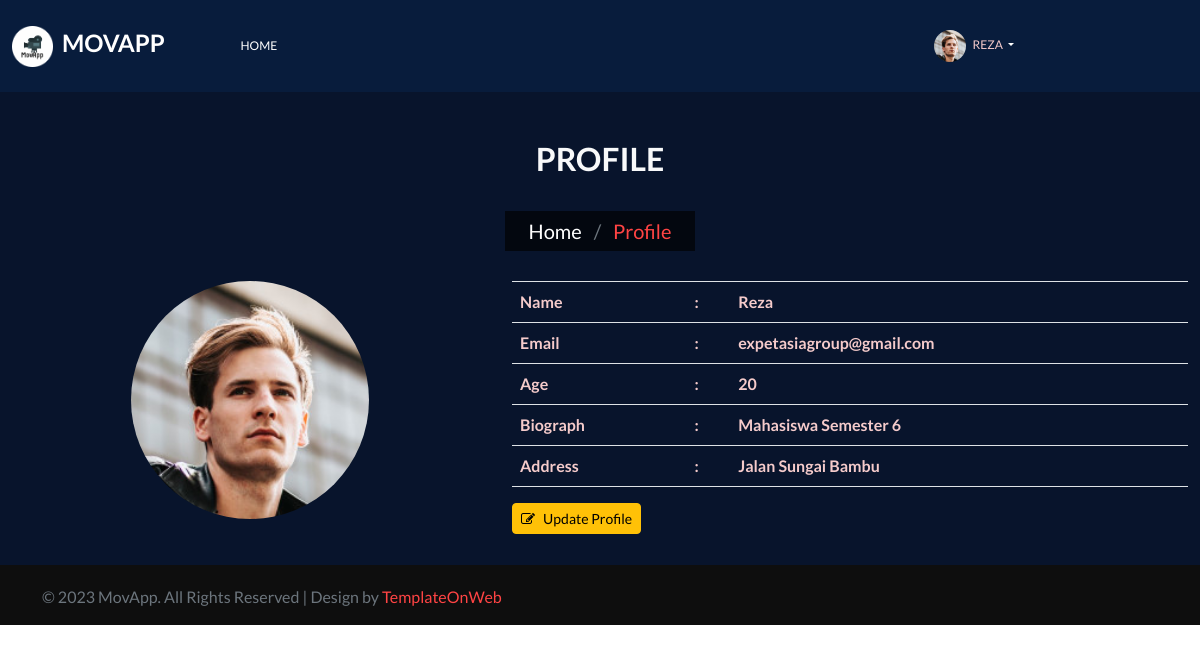
The page /user/profile.php?id=1 (signed in) on the database its author committed.
### tables this page shows
CREATE TABLE `users` (
  `id` int(11) NOT NULL,
  `name` varchar(45) NOT NULL,
  `email` varchar(45) NOT NULL,
  `password` varchar(255) NOT NULL,
  `role` enum('admin','user') NOT NULL,
  `age` int(11) NOT NULL,
  `bio` varchar(255) DEFAULT NULL,
  `address` text DEFAULT NULL,
  `photo` varchar(60) DEFAULT NULL
);

### user/profile.php (the view, shortened to what this page needs)
<?php
    $iduser = $_SESSION['user']['id'];
    $nameuser = $_SESSION['user']['name'];
    $photouser = $_SESSION['user']['photo'];
?>
<!DOCTYPE html>
<html lang="en">
    <head>
        <link rel="stylesheet" href="https://stackpath.bootstrapcdn.com/bootstrap/4.4.0/css/bootstrap.min.css">
        <link rel="stylesheet" href="https://cdnjs.cloudflare.com/ajax/libs/rateYo/2.3.2/jquery.rateyo.min.css">
        <?php include_once("layouts/assetsLink.php"); ?>
    </head>
    <body>
        <section id="header">
            <nav style="background-color: #081c3c;" class="navbar navbar-expand-md
                navbar-light" id="navbar_sticky">
                <div class="container-fluid">
                    <a class="navbar-brand fs-4 p-0 fw-bold text-white text-uppercase" href="index.php">
                        <img src="../assets/img/icons/logo-1.png" alt="logo" width="20%" class="me-1 col_light fs-1 align-middle">
                        MovApp
                    </a>
                    <div class="collapse navbar-collapse" id="navbarSupportedContent">
                        <ul class="navbar-nav mb-0">
                            <li class="nav-item">
                                <a class="nav-link" aria-current="page" href="index.php">Home</a>
                            </li>
                        </ul>
                        <ul class="navbar-nav mb-0 ms-auto">
                            <li class="nav-item dropdown ms-3">
                                <a class="nav-link dropdown-toggle d-none
                                    d-sm-inline-block" href="#" data-bs-toggle="dropdown">
                                    <img src="../assets/img/uploads/<?= $photouser; ?>"
                                        class="me-1 col_light fs-1 align-middle"
                                        width="13%"
                                        alt="<?= $nameuser; ?>"
                                        style="border-radius: 100%;" />
                                    <span class="col_light"><?= $nameuser; ?></span>
                                </a>
                            </li>
                        </ul>
                    </div>
                </div>
            </nav>
        </section>
        <section style="background-color: #08142c;" id="center" class="center_o pt-5 text-light">
            <div class="container">
                <div class="row center_o1 text-center">
                    <div class="col-md-12">
                        <h2>PROFILE</h2>
                        <h5 class="bg_dark d-inline-block p-4 mb-0 mt-4 pt-2 pb-2 fw-normal col_red">
                            <a class="text-white" href="index.php">Home</a>
                            <span class="me-2 ms-2 text-muted"> /</span> Profile
                        </h5>
                    </div>
                </div>
            </div>
        </section>
        <section style="background-color: #08142c;" id="blog" class="p_3 ">
            <div class="container">
                <div class="row blog1">
                    <div class="col-md-12">
                        <div class="blog1l">
                            <div class="blog1l1" style="background-color: #08142c;">
                                <?php
                                include "../database/db.php";
                                $id = $_GET['id'];
                                $query = $conn->query("SELECT *
                                    FROM users
                                    WHERE id=$id;");
                                while ($data = mysqli_fetch_array($query)) {
                                    $name = $data["name"];
                                    $email = $data["email"];
                                    $age = $data["age"];
                                    $bio = $data["bio"];
                                    $address = $data["address"];
                                    $photo = $data["photo"];
                                }
                                ?>
                                <div class="grid clearfix row">
                                    <div class="col-md-5">
                                        <figure class="effect-jazz">
                                            <img
                                                src="../assets/img/uploads/<?= $photo; ?>"
                                                class="w-50"
                                                style="border-radius: 100%"
                                                alt="<?= $name; ?>">
                                        </figure>
                                    </div>
                                    <div class="col-md-7"
                                        style="align-content: center;">
                                        <table class="table">
                                            <tbody>
                                                <tr>
                                                    <th class="col_light">Name</th>
                                                    <th class="col_light">:</th>
                                                    <th class="col_light">
                                                        <?= $name; ?>
                                                    </th>
                                                </tr>
                                                <tr>
                                                    <th class="col_light">Email</th>
                                                    <th class="col_light">:</th>
                                                    <th class="col_light">
                                                        <?= $email; ?>
                                                    </th>
                                                </tr>
                                                <tr>
                                                    <th class="col_light">Age</th>
                                                    <th class="col_light">:</th>
                                                    <th class="col_light">
                                                        <?= $age; ?>
                                                    </th>
                                                </tr>
                                                <tr>
                                                    <th class="col_light">
                                                        Biograph
                                                    </th>
                                                    <th class="col_light">:</th>
                                                    <th class="col_light">
                                                        <?= $bio; ?>
                                                    </th>
                                                </tr>
                                                <tr>
                                                    <th class="col_light">Address</th>
                                                    <th class="col_light">:</th>
                                                    <th class="col_light">
                                                        <?= $address; ?>
                                                    </th>
                                                </tr>
                                            </tbody>
                                        </table>
                                        <a class="btn btn-warning btn-sm"
                                            href="profile_form.php?id=<?= $iduser; ?>">
                                            <i class="fa fa-pencil-square-o"></i>
                                            &nbsp;
                                            Update Profile
                                        </a>
                                    </div>
                                </div>
                            </div>
                        </div>
                    </div>
                </div>
            </div>
        </section>
        <?php include_once("layouts/footer.php"); ?>
    </body>
</html>

### rows shown on the page
users: photo (picture), name "Reza", email "expetasiagroup@gmail.com", age "20", bio "Mahasiswa Semester 6", address "Jalan Sungai Bambu"

### other values the page prints
$nameuser "REZA"
